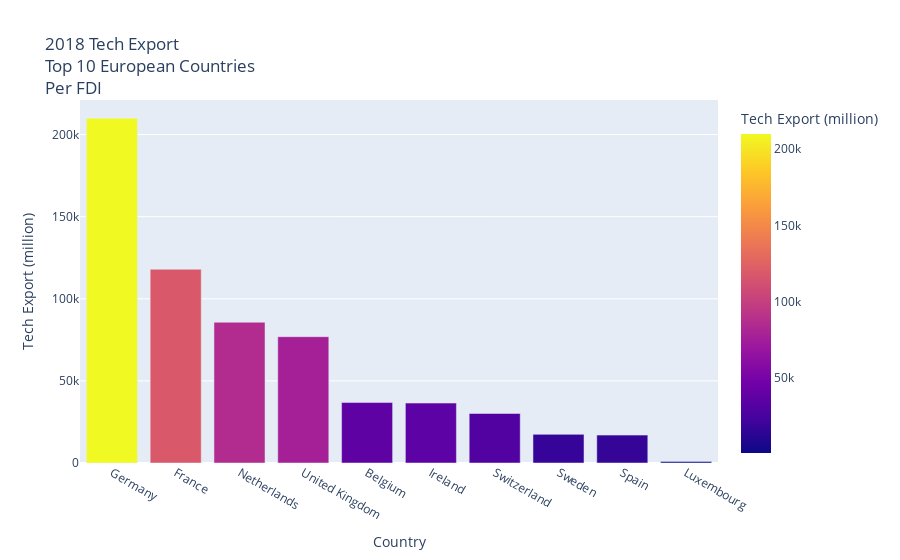

The cell this chart's notebook holds for it:
### Code cell
europe_top_10_db_sort = europe_top_10.sort_values(
    by=["tech_export_2018 (million)"], ascending=False
)

europe_top_10_db_sort_name = europe_top_10_db_sort.rename(
    columns={
        "country_name": "Country",
        "GDP_2018 (million)": "GDP (million)",
        "tech_export_2018 (million)": "Tech Export (million)",
        "doing_business_2018": "Doing Business Score",
        "fdi_USA_2018 (million)": "FDI USA (million)",
    }
)

europe_top_10_tech_bar = px.bar(
    europe_top_10_db_sort_name,
    x="Country",
    y="Tech Export (million)",
    title="2018 Tech Export<br>Top 10 European Countries<br>Per FDI",
    color="Tech Export (million)",
)
europe_top_10_tech_bar.update_layout(
    barmode="stack", xaxis={"categoryorder": "total descending"}
)
europe_top_10_tech_bar.write_image("europe_top_10_tech_bar.png")
europe_top_10_tech_bar

### Figure 1 — Plotly figure (JSON) as saved in the notebook; plotly's stock layout.template omitted (floating-point values rounded to 4 significant figures)
{"data": [{"alignmentgroup": "True", "hovertemplate": "Country=%{x}<br>Tech Export (million)=%{marker.color}<extra></extra>", "legendgroup": "", "marker": {"color": [210000, 118000, 85690.0, 76930.0, 36820.0, 36490.0, 30140.0, 17440.0, 16980.0, 858.3], "coloraxis": "coloraxis"}, "name": "", "offsetgroup": "", "orientation": "v", "showlegend": false, "textposition": "auto", "type": "bar", "x": ["Germany", "France", "Netherlands", "United Kingdom", "Belgium", "Ireland", "Switzerland", "Sweden", "Spain", "Luxembourg"], "xaxis": "x", "y": [210000, 118000, 85690.0, 76930.0, 36820.0, 36490.0, 30140.0, 17440.0, 16980.0, 858.3], "yaxis": "y"}], "layout": {"autosize": true, "barmode": "stack", "coloraxis": {"colorbar": {"title": {"text": "Tech Export (million)"}}, "colorscale": [[0, "#0d0887"], [0.1111, "#46039f"], [0.2222, "#7201a8"], [0.3333, "#9c179e"], [0.4444, "#bd3786"], [0.5556, "#d8576b"], [0.6667, "#ed7953"], [0.7778, "#fb9f3a"], [0.8889, "#fdca26"], [1, "#f0f921"]]}, "legend": {"tracegroupgap": 0}, "title": {"text": "2018 Tech Export<br>Top 10 European Countries<br>Per FDI"}, "xaxis": {"anchor": "y", "autorange": true, "categoryorder": "total descending", "domain": [0, 1], "range": [-0.5, 9.5], "title": {"text": "Country"}, "type": "category"}, "yaxis": {"anchor": "x", "autorange": true, "domain": [0, 1], "range": [0, 221100.0], "title": {"text": "Tech Export (million)"}, "type": "linear"}}}
